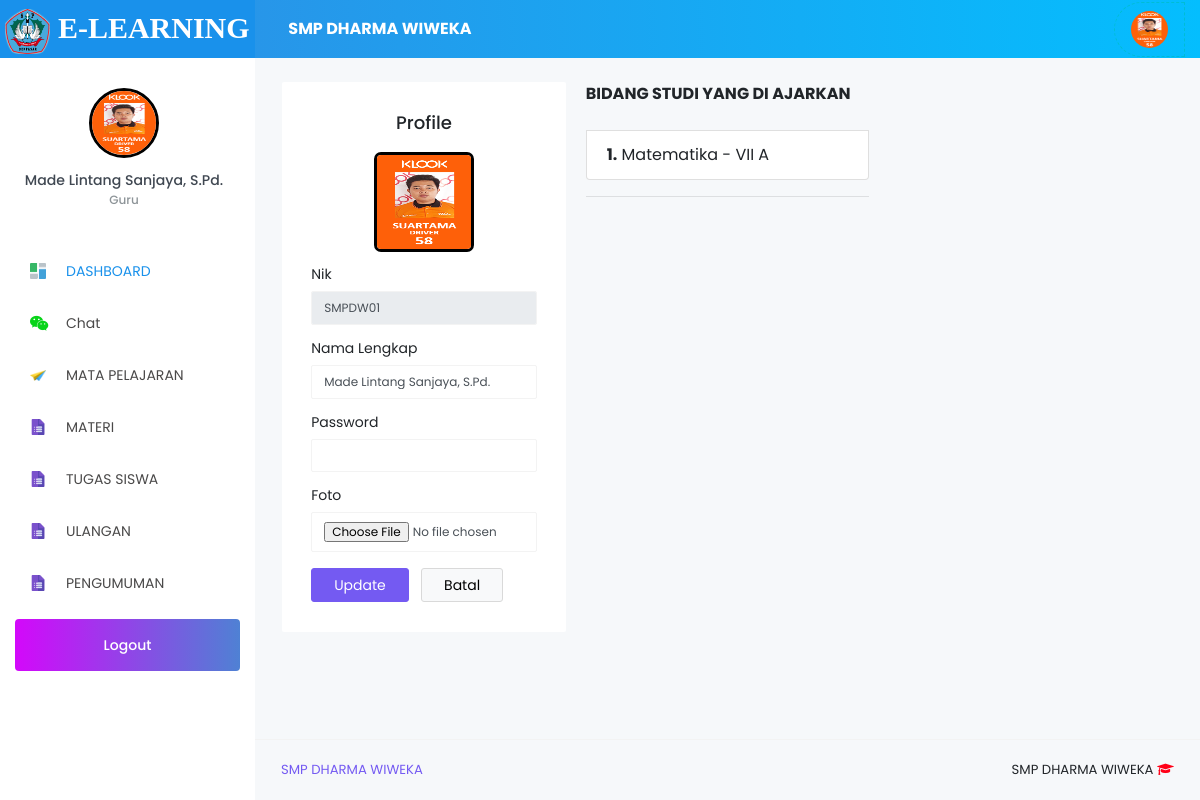
/Guru/index.php?page=profil (signed in), run on the app's committed database.
### tables this page shows
CREATE TABLE `tb_sekolah` (
  `id_sekolah` int(11) NOT NULL,
  `nama_sekolah` varchar(120) NOT NULL,
  `kepsek` varchar(120) NOT NULL,
  `textlogo` varchar(120) NOT NULL,
  `logo` varchar(255) NOT NULL,
  `copyright` varchar(255) NOT NULL
);

CREATE TABLE `tb_guru` (
  `id_guru` int(11) NOT NULL,
  `nik` varchar(20) NOT NULL,
  `nama_guru` varchar(120) NOT NULL,
  `username` varchar(65) NOT NULL,
  `password` varchar(255) NOT NULL,
  `foto` varchar(255) NOT NULL,
  `status` varchar(5) NOT NULL,
  `date_created` date NOT NULL,
  `confirm` enum('Yes','No') NOT NULL
);

CREATE TABLE `tb_roleguru` (
  `id_roleguru` int(11) NOT NULL,
  `id_guru` int(11) NOT NULL,
  `id_kelas` int(11) NOT NULL,
  `id_mapel` int(11) NOT NULL,
  `id_semester` int(11) NOT NULL,
  `jadwal_id` varchar(191) NOT NULL
);

CREATE TABLE `tb_master_mapel` (
  `id_mapel` int(11) NOT NULL,
  `mapel` varchar(60) NOT NULL
);

CREATE TABLE `tb_master_kelas` (
  `id_kelas` int(11) NOT NULL,
  `kelas` varchar(45) NOT NULL
);

### Guru/index.php (the view, shortened to what this page needs)
<?php
  include '../config/db.php';
  if (@$_SESSION['Guru']) {
    if (@$_SESSION['Guru']) {
      $sesi = @$_SESSION['Guru'];
    }
    $sql  = mysqli_query($con,"SELECT * FROM tb_guru WHERE id_guru = '$sesi'") or die(mysqli_error($con));
    $data = mysqli_fetch_array($sql);
    $sekolah  = mysqli_query($con,"SELECT * FROM tb_sekolah WHERE id_sekolah=1 ");
    $apl      = mysqli_fetch_array($sekolah); ?>
    <!DOCTYPE html>
    <html lang="en">
    <head>
      <link rel="stylesheet" href="../vendor/node_modules/mdi/css/materialdesignicons.min.css">
      <link rel="stylesheet" href="../vendor/node_modules/simple-line-icons/css/simple-line-icons.css">
      <link rel="stylesheet" href="../vendor/node_modules/font-awesome/css/font-awesome.min.css" />
      <link rel="stylesheet" href="../vendor/css/style.css">
      <link href="../vendor/sweetalert/sweetalert.css" rel="stylesheet" />
      <link rel="stylesheet" type="text/css" href="../vendor/css/jquery.dataTables.css">
    </head>
    <body>
      <div class="container-scroller">
        <nav class="navbar col-lg-12 col-12 p-0 fixed-top d-flex flex-row">
          <div class="text-center navbar-brand-wrapper d-flex align-items-top justify-content-center" style="background-color: #1991eb;">
            <a class="navbar-brand brand-logo" href="index.php" style="font-family:Aegyptus;font-weight: bold;font-size: 30px;">
              <img src="../vendor/images/<?=$apl['logo'];?>" alt="logo" style="height: 45px;width: 45px;border-radius: 10px;"> <b><?=$apl['textlogo'];?></b>
            </a>
          </div>
          <div class="navbar-menu-wrapper d-flex align-items-center">
            <ul class="navbar-nav navbar-nav-left header-links d-none d-md-flex">
              <li class="nav-item" style="width: 400px;">
                <a href="#" style="color: #fff;text-decoration: none;">
                  <b><?=$apl['nama_sekolah'];?></b></a>
              </li>
            </ul>
            <ul class="navbar-nav navbar-nav-right" style="border-top-left-radius:50px;color: black;border-bottom-left-radius:50px;color: #fff;border:1px dashed #00BCD4; ">
              <li class="nav-item d-none d-lg-block">
                <a class="nav-link" href="?page=profil">
                  <img class="img-xs rounded-circle" src="../vendor/images/img_Guru/<?=$data['foto']; ?>" alt="">
                </a>
              </li>
            </ul>
          </div>
        </nav>
        <div class="container-fluid page-body-wrapper">
          <nav class="sidebar sidebar-offcanvas" id="sidebar">
            <ul class="nav">
              <li class="nav-item nav-profile">
                <div class="nav-link">
                  <div class="profile-image">
                    <a href="?page=profil">
                      <img src="../vendor/images/img_Guru/<?=$data['foto']; ?>" alt="image" style="border:3px solid black;"/>
                    </a>
                  </div>
                  <div class="profile-name">
                    <p class="name"><?=$data['nama_guru']; ?></p>
                    <p class="designation">Guru</p>
                  </div>
                </div>
              </li>
              <li class="nav-item">
                <a class="nav-link" href="index.php"><img class="menu-icon" src="../vendor/images/menu_icons/01.png" alt="menu icon"><span class="menu-title">DASHBOARD</span></a>
              </li>
              <li class="nav-item">
                <a class="nav-link" href="?page=chat"><i class="fa fa-wechat text-success menu-icon"></i><span class="menu-title"> Chat</span></a>
              </li>
              <li class="nav-item">
                <a class="nav-link" href="?page=mapel"><img class="menu-icon" src="../vendor/images/menu_icons/02.png" alt="menu icon"> <span class="menu-title">MATA PELAJARAN</span></a>
              </li>
              <li class="nav-item">
                <a class="nav-link" href="?page=materi">
                  <img class="menu-icon" src="../vendor/images/menu_icons/04.png" alt="menu icon">
                  <span class="menu-title">MATERI</span>
                </a>
              </li>
              <li class="nav-item">
                <a class="nav-link" data-toggle="collapse" href="#tugas" aria-expanded="false" aria-controls="general-pages"> <img class="menu-icon" src="../vendor/images/menu_icons/04.png" alt="menu icon"> <span class="menu-title">TUGAS SISWA</span><i class="menu-arrow"></i>
                </a>
              </li>
              <li class="nav-item">
                <a class="nav-link" data-toggle="collapse" href="#evaluasi" aria-expanded="false" aria-controls="general-pages"> <img class="menu-icon" src="../vendor/images/menu_icons/04.png" alt="menu icon"> <span class="menu-title">ULANGAN</span><i class="menu-arrow"></i>
                </a>
              </li>
              <li class="nav-item">
                <a class="nav-link" href="?page=pengumuman"><img class="menu-icon" src="../vendor/images/menu_icons/04.png" alt="menu icon"> <span class="menu-title">PENGUMUMAN</span></a>
              </li>
              <li class="nav-item purchase-button">
                <a class="nav-link" href="logout.php">
                Logout</a>
              </li>
            </ul>
          </nav>
          <div class="main-panel">
            <?php
              $page = @$_GET['page'];
              $act  = @$_GET['act'];
              if ($page=='perangkat') {
                if ($act=='') include 'modul/perangkat/data_perangkat.php';
                elseif ($act=='add') include 'modul/perangkat/add_perangkat.php';
                elseif ($act=='edit') include 'modul/perangkat/edit_perangkat.php';
                elseif ($act=='del') include 'modul/perangkat/del_perangkat.php';
                elseif ($act=='view') include 'modul/perangkat/view.php';
              } elseif ($page=='mapel') {
                if ($act=='') include 'modul/role/data_role.php';
                elseif ($act=='add') include 'modul/role/add_role.php';
                elseif ($act=='edit') include 'modul/role/edit_role.php';
                elseif ($act=='del') include 'modul/role/del_role.php';
              }elseif ($page=='nilai') {
                if ($act=='') include 'modul/nilai/data_nilai.php';
                elseif ($act=='view') include 'modul/nilai/view_nilaikelas.php';
              }elseif ($page=='profil') {
                if ($act=='') include 'modul/profil/data_profil.php';
              }elseif ($page=='chat') {
                if ($act=='') include 'modul/chat/chat.php';
                if ($act=='lihat') include 'modul/chat/isiChat.php';
                elseif ($act=='del') include 'modul/chat/del.php';
              }elseif ($page=='pengumuman') {
                if ($act=='') include 'modul/pengumuman/data_pengumuman.php';
                elseif ($act=='add') include 'modul/pengumuman/add_pengumuman.php';
                elseif ($act=='edit') include 'modul/pengumuman/edit_pengumuman.php';
                elseif ($act=='del') include 'modul/pengumuman/del_pengumuman.php';
              }elseif ($page=='proses') {
                include 'modul/models.php';
              }elseif ($page=='input_nilai') {
                include 'modul/nilai/input_nilai.php';
              }elseif ($page=='edit_nilai') {
                include 'modul/nilai/edit_nilai.php';
              }elseif ($page=='') {
                include 'Home.php';
              }else{
                echo "<b>4014!</b> Tidak ada halaman !";
              }
            ?>
            <footer class="footer">
              <div class="container-fluid clearfix">
                <span class="text-info d-block text-center text-sm-left d-sm-inline-block"><?=$apl['copyright'];?></span>
                <span class="float-none float-sm-right d-block mt-1 mt-sm-0 text-center"><?=$apl['nama_sekolah'];?> <i class="fa fa-graduation-cap text-danger"></i></span>
              </div>
            </footer>
          </div>
        </div>
      </div>
    </body>
    </html>
<?php
} else{
	include 'modul/500.html';
}

### Guru/modul/profil/data_profil.php (shortened to what this page needs)
<div class="content-wrapper">
  <div class="row">
    <div class="col-md-4 d-flex align-items-stretch grid-margin">
      <div class="row flex-grow">
        <div class="col-12">
          <div class="card">
            <div class="card-body">
              <h4 class="card-title text-center">Profile</h4>
              <p class="card-description text-center">
                <img src="../vendor/images/img_Guru/<?=$data['foto']; ?>" style="border:3px solid black;width: 100px;height: 100px;border-radius: 7px;"/>
              </p>
              <form class="forms-sample" method="post" action="?page=proses" enctype="multipart/form-data">
                <div class="form-group">
                  <label>Nik</label>
                  <input type="text" class="form-control" name="nik" value="<?=$data['nik'] ?>" disabled>
                </div>
                <div class="form-group">
                  <label>Nama Lengkap</label>
                  <input type="text" class="form-control" name="nama" value="<?=$data['nama_guru'] ?>">
                </div>
                <div class="form-group">
                  <label>Password</label>
                  <input type="password" name="password" class="form-control" required>
                </div>
                <div class="form-group">
                  <label>Foto</label>
                  <input id="file" type="file" name="foto" class="form-control">
                </div>
                <button type="submit" name="porifilUpdate" class="btn btn-info mr-2">Update</button>
                <a href="javascript:history.back()" class="btn btn-light">Batal</a>
              </form>
            </div>
          </div>
        </div>
      </div>
    </div>
    <div class="col-md-4">
      <ul class="list-group">
        <b>BIDANG STUDI YANG DI AJARKAN</b>
        <br>
        <?php
          $no       = 1;
          $sqlrole  = mysqli_query($con,"SELECT * FROM tb_roleguru
            INNER JOIN tb_master_kelas ON tb_roleguru.id_kelas=tb_master_kelas.id_kelas
            INNER JOIN tb_master_mapel ON tb_roleguru.id_mapel=tb_master_mapel.id_mapel
            INNER JOIN tb_master_semester ON tb_roleguru.id_semester=tb_master_semester.id_semester
            WHERE tb_roleguru.id_guru='$sesi'
          ");
          foreach ($sqlrole as $row) { ?>
            <li class="list-group-item">
              <b><?=$no++; ?>.</b> <?=$row['mapel'] ?> - <?=$row['kelas'] ?>
            </li>
          <?php }
        ?>
      </ul>
      <hr>
    </div>
  </div>
</div>

### data on the page
tb_sekolah: logo (picture), textlogo "E-LEARNING", nama_sekolah "SMP DHARMA WIWEKA", copyright "SMP DHARMA WIWEKA"
tb_guru: foto (picture), nama_guru "Made Lintang Sanjaya, S.Pd.", nik "SMPDW01", nama "Made Lintang Sanjaya, S.Pd."
tb_roleguru: id_mapel.mapel "Matematika", id_kelas.kelas "VII A"
